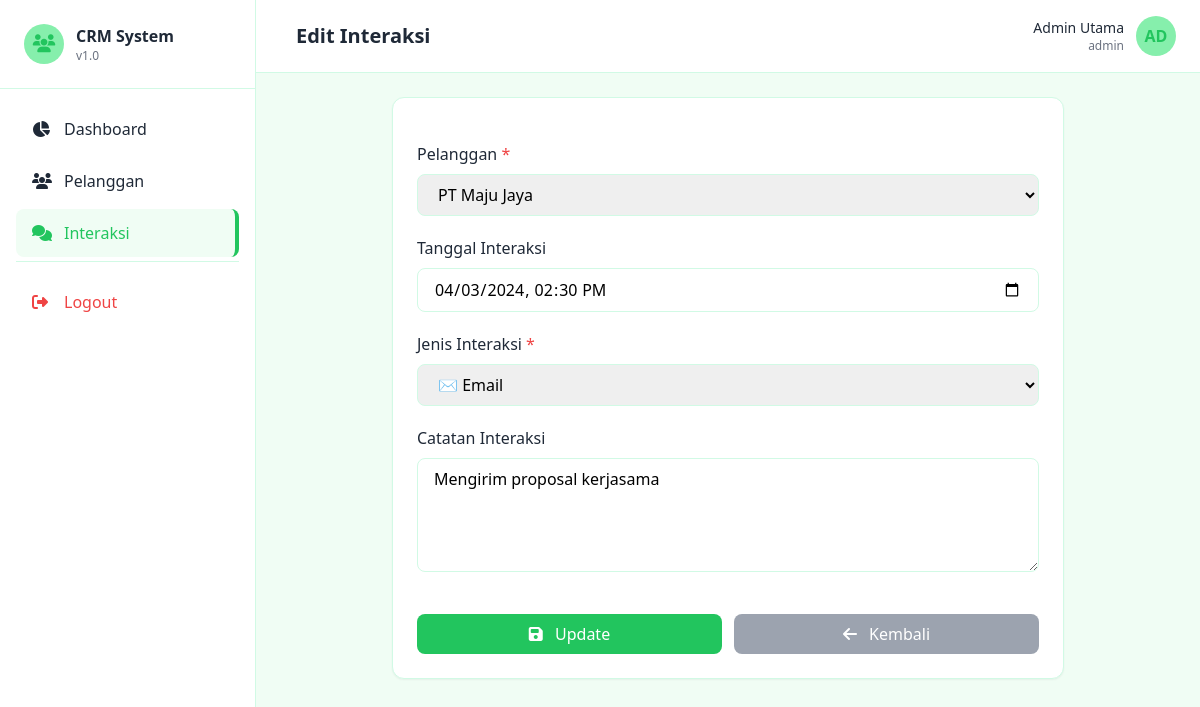
The app's page /interactions/edit.php?id=2 (signed in) with its own data.
### tables this page shows
CREATE TABLE `interactions` (
  `id` int(11) NOT NULL,
  `customer_id` int(11) NOT NULL,
  `user_id` int(11) NOT NULL,
  `interaction_type` enum('telepon','email','whatsapp','meeting') NOT NULL,
  `notes` text DEFAULT NULL,
  `interaction_date` datetime DEFAULT NULL,
  `created_at` timestamp NOT NULL DEFAULT current_timestamp()
);

CREATE TABLE `customers` (
  `id` int(11) NOT NULL,
  `customer_code` varchar(20) NOT NULL,
  `nama` varchar(100) NOT NULL,
  `email` varchar(100) DEFAULT NULL,
  `telepon` varchar(20) DEFAULT NULL,
  `alamat` text DEFAULT NULL,
  `kota` varchar(50) DEFAULT NULL,
  `status` enum('aktif','tidak_aktif') DEFAULT 'aktif',
  `join_date` date DEFAULT NULL,
  `created_at` timestamp NOT NULL DEFAULT current_timestamp()
);

### interactions/edit.php (the view, shortened to what this page needs)
<?php
require_once '../config/database.php';
$id = isset($_GET['id']) ? (int)$_GET['id'] : 0;
try {
    $stmt = $pdo->prepare("SELECT * FROM interactions WHERE id = ?");
    $stmt->execute([$id]);
    $interaction = $stmt->fetch();
    $customers = $pdo->query("SELECT id, nama FROM customers ORDER BY nama")->fetchAll();
} catch(PDOException $e) {
    $error = 'Gagal mengambil data interaksi';
}
?>
<!DOCTYPE html>
<html lang="id">
<head>
    <script src="https://cdn.tailwindcss.com"></script>
    <link rel="stylesheet" href="https://cdnjs.cloudflare.com/ajax/libs/font-awesome/6.5.0/css/all.min.css">
</head>
<body class="bg-[#F0FDF4]">
    <div class="flex h-screen">
        <aside class="sidebar w-64 flex-shrink-0 hidden md:block overflow-y-auto">
            <div class="p-6 border-b border-[#D1FAE5]">
                <div class="flex items-center space-x-3">
                    <div class="w-10 h-10 bg-[#86EFAC] rounded-full flex items-center justify-center">
                        <i class="fas fa-users text-[#22C55E] text-lg"></i>
                    </div>
                    <div>
                        <h2 class="font-bold text-[#1F2937]">CRM System</h2>
                        <p class="text-xs text-gray-500">v1.0</p>
                    </div>
                </div>
            </div>
            <nav class="p-4 space-y-1">
                <a href="../dashboard/index.php" class="sidebar-link flex items-center space-x-3 px-4 py-3 rounded-lg">
                    <i class="fas fa-chart-pie w-5"></i>
                    <span>Dashboard</span>
                </a>
                <a href="../customers/index.php" class="sidebar-link flex items-center space-x-3 px-4 py-3 rounded-lg">
                    <i class="fas fa-users w-5"></i>
                    <span>Pelanggan</span>
                </a>
                <a href="index.php" class="sidebar-link active flex items-center space-x-3 px-4 py-3 rounded-lg">
                    <i class="fas fa-comments w-5"></i>
                    <span>Interaksi</span>
                </a>
                <div class="pt-4 mt-4 border-t border-[#D1FAE5]">
                    <a href="../auth/logout.php" class="sidebar-link flex items-center space-x-3 px-4 py-3 rounded-lg text-red-500 hover:bg-red-50">
                        <i class="fas fa-sign-out-alt w-5"></i>
                        <span>Logout</span>
                    </a>
                </div>
            </nav>
        </aside>
        <div class="flex-1 overflow-y-auto">
            <header class="bg-white border-b border-[#D1FAE5] px-6 py-4">
                <div class="flex items-center justify-between">
                    <div class="flex items-center space-x-4">
                        <h1 class="text-xl font-semibold text-[#1F2937]">Edit Interaksi</h1>
                    </div>
                    <div class="flex items-center space-x-4">
                        <div class="flex items-center space-x-3">
                            <div class="text-right hidden sm:block">
                                <p class="text-sm font-medium text-[#1F2937]"><?php echo htmlspecialchars($_SESSION['user_nama']); ?></p>
                                <p class="text-xs text-gray-500"><?php echo htmlspecialchars($_SESSION['user_role']); ?></p>
                            </div>
                            <div class="w-10 h-10 bg-[#86EFAC] rounded-full flex items-center justify-center text-[#22C55E] font-bold">
                                <?php echo strtoupper(substr($_SESSION['user_nama'], 0, 2)); ?>
                            </div>
                        </div>
                    </div>
                </div>
            </header>
            <div class="p-6">
                <div class="max-w-2xl mx-auto">
                    <div class="bg-white rounded-xl shadow-sm border border-[#D1FAE5] p-6">
                        <form method="POST" action="" id="interactionForm" class="space-y-5">
                            <div>
                                <label class="block text-[#1F2937] font-medium mb-2">Pelanggan <span class="text-red-500">*</span></label>
                                <select name="customer_id" id="customer_id" required
                                        class="w-full px-4 py-2 border border-[#D1FAE5] rounded-lg focus:outline-none focus:ring-2 focus:ring-[#22C55E]">
                                    <?php foreach ($customers as $c): ?>
                                    <option value="<?php echo $c['id']; ?>" <?php echo ($interaction['customer_id'] == $c['id']) ? 'selected' : ''; ?>>
                                        <?php echo htmlspecialchars($c['nama']); ?>
                                    </option>
                                    <?php endforeach; ?>
                                </select>
                            </div>
                            <div>
                                <label class="block text-[#1F2937] font-medium mb-2">Tanggal Interaksi</label>
                                <input type="datetime-local" name="interaction_date"
                                       class="w-full px-4 py-2 border border-[#D1FAE5] rounded-lg focus:outline-none focus:ring-2 focus:ring-[#22C55E]"
                                       value="<?php echo date('Y-m-d\TH:i', strtotime($interaction['interaction_date'])); ?>">
                            </div>
                            <div>
                                <label class="block text-[#1F2937] font-medium mb-2">Jenis Interaksi <span class="text-red-500">*</span></label>
                                <select name="interaction_type" id="interaction_type" required
                                        class="w-full px-4 py-2 border border-[#D1FAE5] rounded-lg focus:outline-none focus:ring-2 focus:ring-[#22C55E]">
                                    <option value="email" <?php echo $interaction['interaction_type'] == 'email' ? 'selected' : ''; ?>>✉️ Email</option>
                                </select>
                            </div>
                            <div>
                                <label class="block text-[#1F2937] font-medium mb-2">Catatan Interaksi</label>
                                <textarea name="notes" rows="4"
                                          class="w-full px-4 py-2 border border-[#D1FAE5] rounded-lg focus:outline-none focus:ring-2 focus:ring-[#22C55E]"
                                          placeholder="Masukkan catatan interaksi"><?php echo htmlspecialchars($interaction['notes'] ?? ''); ?></textarea>
                            </div>
                            <div class="flex space-x-3 pt-4">
                                <button type="submit" class="btn-primary text-white px-6 py-2 rounded-lg transition flex-1">
                                    <i class="fas fa-save mr-2"></i> Update
                                </button>
                                <a href="index.php" class="btn-secondary text-white px-6 py-2 rounded-lg transition text-center flex-1">
                                    <i class="fas fa-arrow-left mr-2"></i> Kembali
                                </a>
                            </div>
                        </form>
                    </div>
                </div>
            </div>
        </div>
    </div>
</body>
</html>

### interactions/edit.php (style rules this page uses)
.sidebar { background: #FFFFFF; border-right: 1px solid #D1FAE5; }
.sidebar-link { color: #1F2937; transition: all 0.3s; }
.sidebar-link:hover, .sidebar-link.active { background: #F0FDF4; color: #22C55E; }
.sidebar-link.active { border-right: 4px solid #22C55E; }
.btn-primary { background: #22C55E; }
.btn-secondary { background: #9CA3AF; }

### records on screen
interactions: customer_id "PT Maju Jaya", interaction_date "04/03/2024 14:30", interaction_type "✉️ Email", notes "Mengirim proposal kerjasama"

### other values on screen
$_SESSION['user_nama'] "Admin Utama"
$_SESSION['user_role'] "admin"
substr($_SESSION['user_nama'], 0, 2) "AD"
